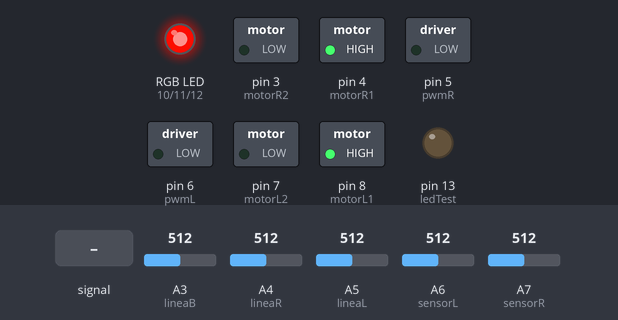
A sketch run on a simulated Arduino Nano, built with avr-gcc and run on an emulated ATmega328P. On the bench: switched loads named in the sketch (green lamp = pin HIGH), an RGB LED mixed from three pins (HIGH = lit), output pins drawn as LEDs (lit = HIGH). Inputs (shaded band) come from the test bench; at power-on: A6 (sensorL) = 512, A7 (sensorR) = 512, A3 (lineaB) = 512, A4 (lineaR) = 512, A5 (lineaL) = 512. Dim RGB values are drawn brighter than linear; what the sketch prints to the serial monitor is not drawn.

Above: at 1.2 s.
1.3 s: A6 (sensorL) fed a 200 Hz sine of ±255 counts around its level
At 1.79 s:
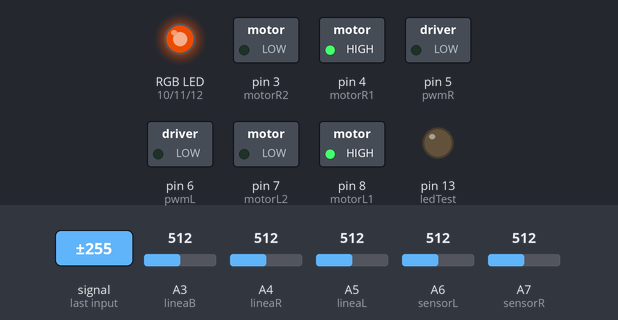
Timing chart, 0 to 2.7 s (numbered marks = the images above; inputs shaded):
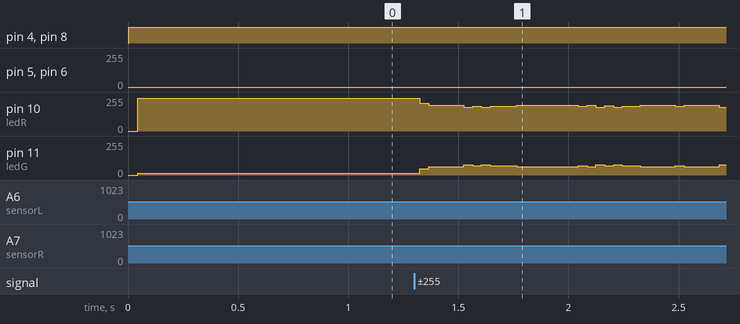

The sketch:

EVA.ino
```cpp
#include <IRremote.h>
#include <IRremoteInt.h>


/*
  @Proyecto:    Robot Mini-Sumo
  @Autor:       Equipo Weber Bot
  @Placa:       Arduino NANO
  @Descripción: Código para robot minisumo, con sistema de detección infrarrojo
*/


// ========= MODOS ===========
boolean TEST    = false;      // Indica el modo pruebas del código
boolean Lucha   = true;     // Indica si el sumo ha sido activado para competir
boolean linea   = false;


// ========================== SENSORES INFRAROJOS ==========================
const int sensorR       = A7;  // Receptores IR
const int sensorL       = A6;  //
//const int sensorC       = A5;  //
//const int sensorD      = A3;  //


int vsensorR = 0;  //inicializamos el valor que va a corresonder con la lectura de los sensores
int vsensorL = 0;

int refEyes[2] = {700,700}; // SENSORES OJOS
int refLine[3] = {1000,1000,1000}; // SENSORES LINEAS

// ========================== SENSORES SIGUE LINEAS  ==========================
const int lineaR  = A4;
const int lineaL  = A5;
const int lineaB  = A3;
//int sensorB  = A7;

int valorR   = 0;
int valorL   = 0;
int valorB   = 0;

// ========================== MOTORES ==========================================
#define pwmR 5
#define pwmL 6
#define motorL1 8
#define motorL2 7
#define motorR1 4
#define motorR2 3


// velocidades del motor
int max = 255;
int mid = 125;

// ========================== LEDS INDICADORES ==================================
int ledTest        = 13;  // Led indicador encendido
int ledR           = 10;   // Led indicador Ready, semaforo
int ledG           = 11;  // Led indicador LUCHA!
int ledB           = 12;  // Led indicador otros

/*
int botonA       = 6;   // Pin de activación
int botonModo    = 2;
//int botonReset = ;
*/


//  ========================= CONTROL REMOTO =========================//
int receptorIR = 2;
IRrecv receptorIr(receptorIR);
decode_results codigoLeido;


//========================= START =========================//

void setup() {
  Serial.begin(9600);
  Serial.println("EVA el destructor iniciando...");


  receptorIr.enableIRIn();

  //configuración de los pines de entrada y salida

  pinMode(ledTest, OUTPUT);

  pinMode(ledR, OUTPUT);
  pinMode(ledG, OUTPUT);
  pinMode(ledB, OUTPUT);


  digitalWrite(ledR, LOW);
  digitalWrite(ledG, LOW);
  digitalWrite(ledB, LOW);

  pinMode(motorR1, OUTPUT);
  pinMode(motorR2, OUTPUT);
  pinMode(motorL1, OUTPUT);
  pinMode(motorL2, OUTPUT);

  analogWrite(motorR1, 0);
  analogWrite(motorR2, 0);
  analogWrite(motorL1, 0);
  analogWrite(motorL2, 0);

  pinMode(sensorR, INPUT);
  pinMode(sensorL, INPUT);
  pinMode(lineaR, INPUT);
  pinMode(lineaL, INPUT);
  pinMode(lineaB, INPUT);

}

//========================= UPDATE =========================//
void loop(){
  controlRemoto();
  if (TEST){
    test();

  }
  else {
    reading();
    detectLine();
    attack();
  }
}


int eyes(){
  int valor = 0; // ambos sensores detectan
  if (vsensorR < refEyes[0]) { valor = valor - 1; } // solo detecta el izquierdo
  if (vsensorL < refEyes[1]) { valor = valor + 1; } // solo detecta el derecho
  else { valor = 2; } // ninguno detecta

  return valor;
}

void attack(){
  int detect = eyes();

  if (detect == 0){
    motores(255,255);
    onLedR();
  }
  else if (detect == 1){
    motores(255, 100);
    onLedR();
  }
  else if (detect == -1){
    motores(100, 255);
    onLedR();
  }
}


// ========= WALKINGS ===========

void slow(){
  motores(100,100);
  onLedG();
}


// ========== LINEAS ==============
int foot(){
  reading();
  int valor = 0;
  if (valorR > refLine[0]){ valor = valor + 1; }
  if (valorL > refLine[1]){ valor = valor - 1; }
  if (valorB > refLine[2]){ valor = 2; }
  // no detecta linea
  if (valorR < refLine[0] && valorL < refLine[1] && valorB < refLine[2]){
    valor = 3;
  }
  return valor;
}

void detectLine(){
  int detect = foot();

  if (detect == 1){
    motores(-255,-255);
    onLedB();
    delay(250);
    motores(-255,255);
    delay(100);
  }
  if (detect == -1){
    motores(-255,-255);
    onLedB();
    delay(250);
    motores(-255,255);
    delay(100);
  }
  if (detect == 0){
    motores(-255,-255);
    onLedB();
    delay(250);
    motores(-255,255);
    delay(100);
  }
  if (detect == 2){
    //motores(100,100);
    onLedB();
    //delay(200);
  }
  else {
    slow();
  }

}

//FUNCION DE ENVIO DE VALORES A LOS MOTORES CON DRIVER
void motores(int izq, int der)
{
  if(izq>=0)
  {
    digitalWrite(motorL1,HIGH);
    digitalWrite(motorL2,LOW);
    analogWrite(pwmL,izq);
  }
  if(izq<0)
  {
    digitalWrite(motorL1,LOW);
    digitalWrite(motorL2,HIGH);
    izq=izq*-1;
    analogWrite(pwmL,izq);
  }

  if(der>=0)
  {
    digitalWrite(motorR1,HIGH);
    digitalWrite(motorR2,LOW);
    analogWrite(pwmR,der);
  }
  if(der<0)
  {
    digitalWrite(motorR1,LOW);
    digitalWrite(motorR2,HIGH);
    der=der*-1;
    analogWrite(pwmR,der);
  }
}

void controlRemoto(){
  if (receptorIr.decode(&codigoLeido)) {
    Serial.println(codigoLeido.value, HEX);
  }
}


// ============ LEER SENSORES ===================
void reading(){
  vsensorR = analogRead(sensorR);
  vsensorL = analogRead(sensorL);
  valorR = analogRead(lineaR);
  valorL = analogRead(lineaL);
  valorB = analogRead(lineaB);
}


// ================== LEDS =====================
void onLedR(){
  digitalWrite(ledR, HIGH);
  digitalWrite(ledB, LOW);
  digitalWrite(ledG, LOW);
}

void onLedB(){
  digitalWrite(ledB, HIGH);
  digitalWrite(ledR, LOW);
  digitalWrite(ledG, LOW);
}

void onLedG(){
  digitalWrite(ledG, HIGH);
  digitalWrite(ledR, LOW);
  digitalWrite(ledB, LOW);
}


// =============== TEST SENSORES ===============

void test() {

  //motores(255,-255); //Left/Right

  if (receptorIr.decode(&codigoLeido)) {
    Serial.println(codigoLeido.value, HEX);
  }

  reading();
  Serial.print(" SensorR: ");
  Serial.print(vsensorR);
  Serial.print(" SensorL: ");
  Serial.print(vsensorL);
  Serial.print(" lineaR: ");
  Serial.print(valorR);
  Serial.print(" lineaL: ");
  Serial.print(valorL);
  Serial.print(" lineaB: ");
  Serial.println(valorB);


  //Prueba LEDs
  digitalWrite(ledG, LOW);
  delay(200);
  digitalWrite(ledG, HIGH);
  digitalWrite(ledB, LOW);
  delay(200);
  digitalWrite(ledB, HIGH);
  digitalWrite(ledR, LOW);
  delay(200);
  digitalWrite(ledR, HIGH);

}

void error(){
  Serial.println("Error desconocido..");
  digitalWrite(ledTest, HIGH);
  //reset();
}

/*
priorizar el sensor linea, si detecta linea retrocer y girar 180º
Activar remotamente, el robot espara 5s, con secuencia de
pitidos y ledR, luego comienza la secuencia lucha, ledV y ledB.
escanear y perseguir al contrincante (seguir al contrincante
 si no se detecta una linea)
La condicion va a ser que el valor de los sigue lineas sea "negro"
escanear, mover, repetir secuencia.
sino se cumple la condicion de estar dentro del color negro porque llegamos al limite
entonces ejecutar la funcion, "daleAtras();""
*/
```
